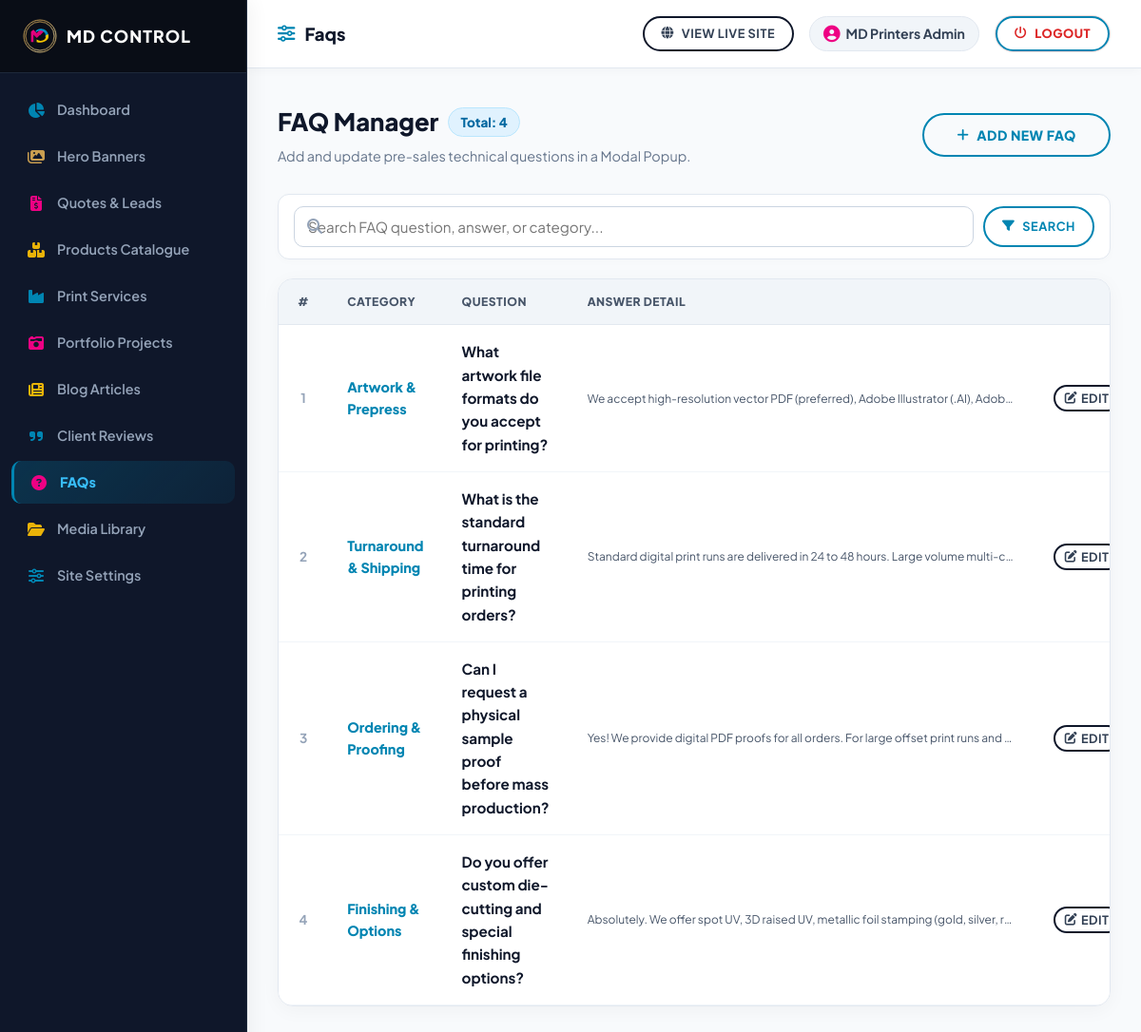
/admin?view=faqs (signed in), run on the app's committed database.
### tables this page shows
CREATE TABLE `faqs` (
  `id` INT UNSIGNED AUTO_INCREMENT PRIMARY KEY,
  `question` VARCHAR(255) NOT NULL,
  `answer` TEXT NOT NULL,
  `category` VARCHAR(100) DEFAULT 'General',
  `sort_order` INT DEFAULT 0,
  `is_active` TINYINT(1) DEFAULT 1
);

### models/Faq.php (called while the page is built, shortened)
<?php
class Faq {
    public static function getAll(): array {
        $db = Database::getInstance();
        try {
            $stmt = $db->query("SELECT * FROM faqs WHERE is_active = 1 ORDER BY sort_order ASC, id ASC");
            $rows = $stmt->fetchAll();
            return !empty($rows) ? $rows : self::getFallback();
        } catch (PDOException $e) {
            return self::getFallback();
        }
    }
}

### includes/functions.php (called while the page is built, shortened)
<?php
function e(?string $string): string {
    return htmlspecialchars($string ?? '', ENT_QUOTES, 'UTF-8');
}

### admin/views/faqs/index.php (the view, shortened to what this page needs)
<?php
$searchQuery = trim($_GET['search'] ?? '');
$allFaqs = Faq::getAll();
$page = max(1, (int)($_GET['page'] ?? 1));
$perPage = 10;
$totalFaqs = count($allFaqs);
$faqs = array_slice($allFaqs, ($page - 1) * $perPage, $perPage);
?>
<div style="display: flex; justify-content: space-between; align-items: center; margin-bottom: 28px; flex-wrap: wrap; gap: 20px;">
    <div>
        <h1 style="font-size: 1.6rem; font-weight: 900; color: #0f172a; margin: 0; display: flex; align-items: center; gap: 10px;">
            FAQ Manager
            <span class="badge" style="background: #e0f2fe; color: #0369a1; border: 1px solid #bae6fd; font-size: 0.85rem; padding: 4px 12px; border-radius: 20px;">Total: <?= $totalFaqs ?></span>
        </h1>
        <p style="color: #64748b; font-size: 0.9rem; margin-top: 4px;">Add and update pre-sales technical questions in a Modal Popup.</p>
    </div>
    <button type="button" class="btn btn-primary" onclick="openAddFaqModal()" style="font-weight: 800; cursor: pointer;">
        <i class="fas fa-plus"></i> Add New FAQ
    </button>
</div>
<form action="<?= ADMIN_URL ?>" method="GET" style="display: flex; gap: 10px; margin-bottom: 20px; background: #ffffff; padding: 12px 16px; border-radius: 12px; border: 1px solid #e2e8f0; box-shadow: 0 2px 8px rgba(0,0,0,0.02);">
    <div style="position: relative; flex: 1;">
        <i class="fas fa-search" style="position: absolute; left: 14px; top: 50%; transform: translateY(-50%); color: #94a3b8;"></i>
        <input type="text" name="search" value="<?= e($searchQuery) ?>" placeholder="Search FAQ question, answer, or category..." class="form-control" style="padding-left: 38px; border-radius: 8px; border: 1px solid #cbd5e1; font-size: 0.9rem;">
    </div>
    <button type="submit" class="btn btn-primary btn-sm" style="font-weight: 700;"><i class="fas fa-filter"></i> Search</button>
</form>
<div class="admin-table-card">
    <table class="admin-table">
        <thead>
            <tr>
                <th style="width: 50px; text-align: center;">#</th>
                <th>Category</th>
                <th>Question</th>
                <th>Answer Detail</th>
                <th style="text-align: right; width: 160px;">Actions</th>
            </tr>
        </thead>
        <tbody>
            <?php if (empty($faqs)): ?>
                <tr>
                    <td colspan="5" style="padding: 40px; text-align: center; color: #64748b;">No FAQ items found matching search.</td>
                </tr>
            <?php else: ?>
                <?php foreach ($faqs as $idx => $f): ?>
                    <?php $srNo = ($page - 1) * $perPage + $idx + 1; ?>
                    <tr>
                        <td style="text-align: center; font-weight: 700; color: #94a3b8; font-size: 0.85rem;"><?= $srNo ?></td>
                        <td><span style="font-weight: 800; color: var(--cmyk-cyan);"><?= e($f['category']) ?></span></td>
                        <td><strong style="font-size: 0.95rem; color: #0f172a;"><?= e($f['question']) ?></strong></td>
                        <td>
                            <small style="color: #475569; display: block; max-width: 450px; overflow: hidden; text-overflow: ellipsis; white-space: nowrap;">
                                <?= e($f['answer']) ?>
                            </small>
                        </td>
                        <td style="text-align: right;">
                            <div style="display: inline-flex; align-items: center; justify-content: flex-end; gap: 6px;">
                                <button type="button" onclick='openEditFaqModal(<?= json_encode($f, JSON_HEX_APOS | JSON_HEX_QUOT) ?>)'
                                        class="btn btn-outline btn-sm" style="padding: 6px 12px; border-color: #cbd5e1; color: #334155; font-weight: 700; cursor: pointer; display: inline-flex; align-items: center; gap: 4px;">
                                    <i class="fas fa-edit"></i> Edit
                                </button>
                            </div>
                        </td>
                    </tr>
                <?php endforeach; ?>
            <?php endif; ?>
        </tbody>
    </table>
</div>

### assets/css/main.css (style rules this page uses)
:root { --cmyk-cyan: #00a8e8; --cmyk-cyan-dark: #0077b6; --cmyk-cyan-glow: rgba(0, 168, 232, 0.22); --cmyk-magenta: #e60067; --cmyk-magenta-dark: #b5179e; --cmyk-magenta-glow: rgba(230, 0, 103, 0.22); --cmyk-yellow: #ffb703; --cmyk-yellow-glow: rgba(255, 183, 3, 0.25); --cmyk-gold: #d4af37; --cmyk-gold-light: #e6c875; --cmyk-gold-glow: rgba(212, 175, 55, 0.25); --cmyk-black: #090d16; --bg-dark: #ffffff; --bg-surface-dark: #f8fafc; --bg-surface-card: #ffffff; --bg-surface-hover: #f1f5f9; --bg-executive-dark: #090d16; --border-dark: #e2e8f0; --border-subtle: #cbd5e1; --border-highlight: rgba(0, 168, 232, 0.3); --text-main: #0f172a; --text-muted: #475569; --text-dim: #64748b; --text-accent: #00a8e8; --text-light: #f8fafc; --font-family-base: 'Plus Jakarta Sans', -apple-system, BlinkMacSystemFont, 'Segoe UI', Roboto, sans-serif; --font-family-display: 'Plus Jakarta Sans', sans-serif; --radius-xs: 4px; --radius-sm: 8px; --radius-md: 14px; --radius-lg: 24px; --radius-full: 9999px; --shadow-sm: 0 2px 8px rgba(15, 23, 42, 0.04); --shadow-md: 0 8px 24px rgba(15, 23, 42, 0.08); --shadow-lg: 0 16px 36px rgba(15, 23, 42, 0.12); --shadow-xl: 0 24px 48px rgba(15, 23, 42, 0.16); --shadow-cmyk: 0 12px 36px rgba(0, 168, 232, 0.15), 0 12px 36px rgba(230, 0, 103, 0.15); --shadow-gold: 0 10px 30px rgba(212, 175, 55, 0.25); --transition-fast: all 0.2s cubic-bezier(0.4, 0, 0.2, 1); --transition-smooth: all 0.35s cubic-bezier(0.4, 0, 0.2, 1); --transition-bounce: all 0.4s cubic-bezier(0.34, 1.56, 0.64, 1); }
*, *::before, *::after { box-sizing: border-box; margin: 0; padding: 0; }
html { font-family: var(--font-family-base); font-size: 16px; scroll-behavior: smooth; background-color: var(--bg-dark); color: var(--text-main); -webkit-font-smoothing: antialiased; -moz-osx-font-smoothing: grayscale; }
body { overflow-x: hidden; line-height: 1.6; min-height: 100vh; display: flex; flex-direction: column; }
button, input, select, textarea { font-family: inherit; font-size: inherit; }
.btn, .blob-btn { z-index: 1; position: relative; padding: 14px 36px; text-align: center; text-transform: uppercase; color: var(--btn-color, var(--cmyk-cyan)); font-size: 0.88rem; font-weight: 800; letter-spacing: 0.5px; background-color: transparent !important; outline: none; border: none; transition: color 0.5s cubic-bezier(0.4, 0, 0.2, 1); cursor: pointer; border-radius: 30px !important; display: inline-flex; align-items: center; justify-content: center; gap: 8px; text-decoration: none; }
.btn::before, .blob-btn::before { content: ""; z-index: 1; position: absolute; left: 0; top: 0; width: 100%; height: 100%; border: 2px solid var(--btn-color, var(--cmyk-cyan)); border-radius: 30px !important; pointer-events: none; box-sizing: border-box; }
.btn::after, .blob-btn::after { content: ""; z-index: -2; position: absolute; left: 3px; top: 3px; width: 100%; height: 100%; transition: all 0.3s 0.2s; border-radius: 30px !important; }
.btn-primary, .blob-btn-cyan { --btn-color: var(--cmyk-cyan, #00a8e8); --btn-bg: #ffffff; }
.btn-outline, .blob-btn-outline { --btn-color: #0f172a; --btn-bg: #ffffff; }
.btn-sm { padding: 8px 20px; font-size: 0.8rem; }
.form-control, input[type="text"], input[type="email"], input[type="tel"], input[type="number"], input[type="search"], input[type="file"], select, textarea, .estimator-select { width: 100%; padding: 12px 16px !important; background: var(--bg-dark); border: 1px solid var(--border-dark); border-radius: 8px !important; color: var(--text-main); font-size: 0.92rem !important; outline: none; box-sizing: border-box !important; transition: var(--transition-fast); }
html, body { overflow-x: hidden !important; width: 100%; }

### data on the page
faqs: srNo "1", category "Artwork & Prepress", question "What artwork file formats do you accept for printing?", answer "We accept high-resolution vector PDF (preferred), Adobe Illustrator (.AI), Adob…"
faqs: srNo "2", category "Turnaround & Shipping", question "What is the standard turnaround time for printing orders?", answer "Standard digital print runs are delivered in 24 to 48 hours. Large volume multi-c…"
faqs: srNo "3", category "Ordering & Proofing", question "Can I request a physical sample proof before mass production?", answer "Yes! We provide digital PDF proofs for all orders. For large offset print runs and…"
faqs: srNo "4", category "Finishing & Options", question "Do you offer custom die-cutting and special finishing options?", answer "Absolutely. We offer spot UV, 3D raised UV, metallic foil stamping (gold, silver, r…"

### other printed values
$adminTitle "Faqs"
$_SESSION['admin_name'] "MD Printers Admin"
$totalFaqs "4"
